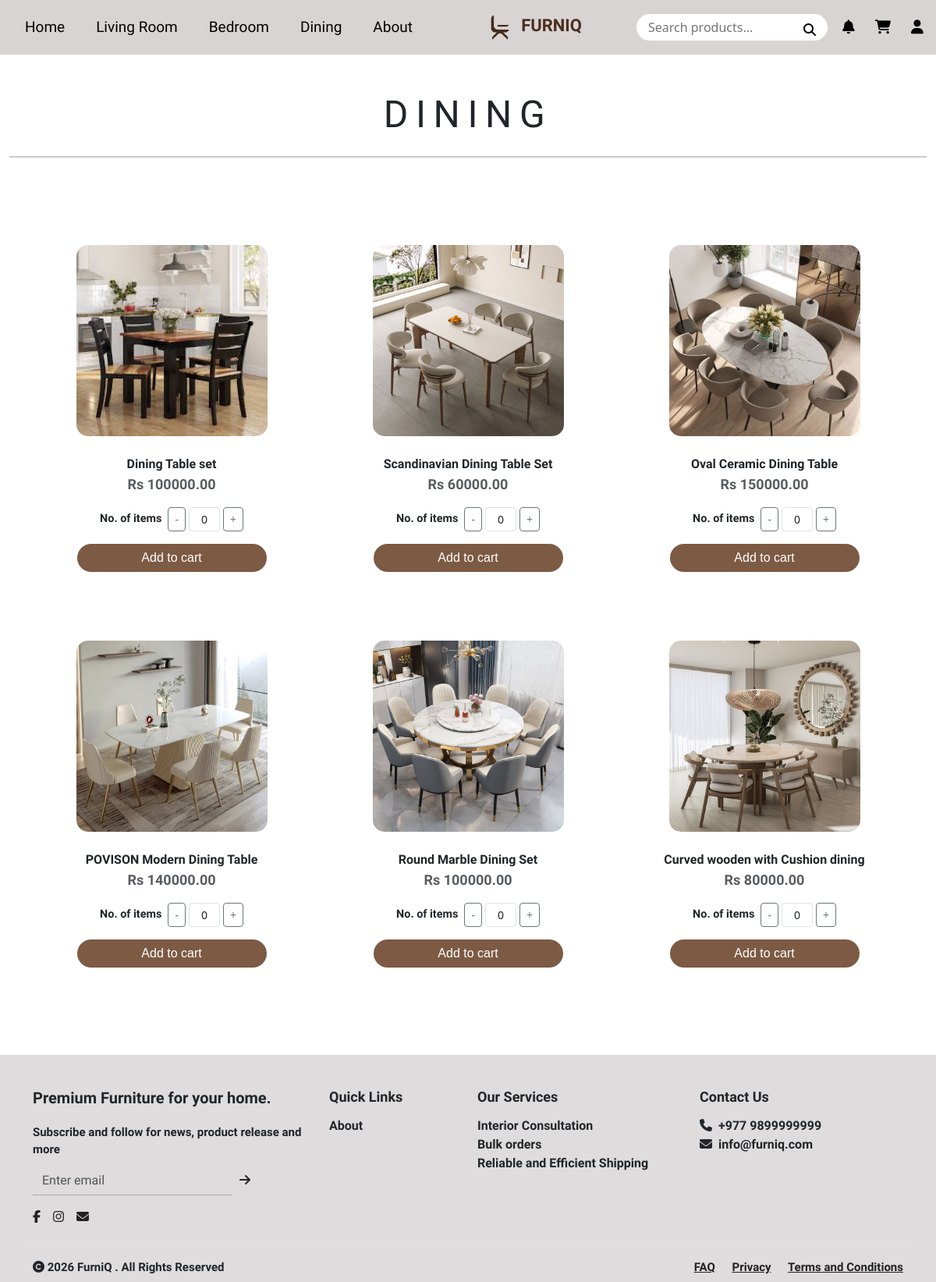
Screenshot of /dining/ with the database file from the repository.
### inventory/models.py (models this page shows, shortened)
class WebsiteContent(models.Model):
    header_title = models.CharField(max_length=100, default='FurniQ')
    footer_text = models.TextField(default='Premium Furniture for your home.')
    footer_address = models.CharField(max_length=255, default='Kathmandu, Nepal')
    contact_email = models.EmailField(default='info@furniq.com')
    contact_phone = models.CharField(max_length=20, default='+977 12345678')
    featured_title = models.CharField(max_length=200, default='Lush Collection 2026')
    featured_subtitle = models.CharField(max_length=200, default='Discover the Art of Living')
    featured_image = models.ImageField(upload_to='site_assets/', null=True, blank=True)
    about_title = models.CharField(max_length=100, default='Our Story')
    about_content = models.TextField(default='We craft furniture with love and precision.')
    about_image = models.ImageField(upload_to='site_assets/', null=True, blank=True)
    created_at = models.DateTimeField(auto_now=True)

class Product(models.Model):
    CATEGORY_CHOICES = [
        ('Bedroom', 'Bedroom'),
        ('Living Room', 'Living Room'),
        ('Dining', 'Dining'),
    ]
    name = models.CharField(max_length=100)
    price = models.DecimalField(max_digits=10, decimal_places=2)
    old_price = models.DecimalField(max_digits=10, decimal_places=2, blank=True, null=True)
    stock = models.IntegerField(default=0)
    category = models.CharField(max_length=50, choices=CATEGORY_CHOICES, default='Living Room')
    assigned_staff = models.ForeignKey(
        User,
        on_delete=models.SET_NULL,
        null=True,
        blank=True,
        limit_choices_to={'is_staff': True}
    )
    image = models.ImageField(upload_to='product_images/', null=True, blank=True)
    is_featured = models.BooleanField(default=False)
    is_popular = models.BooleanField(default=False, verbose_name='Popular (Best Seller)')
    is_special_offer = models.BooleanField(default=False, verbose_name='Special Offer')
    available_for_order = models.BooleanField(default=True)
    is_active = models.BooleanField(default=True, verbose_name='Active (Show on website)')
    description = models.TextField(blank=True, null=True)

### inventory/views.py (the view)
# urls.py: path('dining/', views.dining, name='dining'),
def dining(request):
    products = Product.objects.filter(category='Dining')
    return render(request, 'inventory/dining.html',{'products':products})

### custom_admin/context_processors.py (called while the page is built, shortened)
def admin_context(request):
    context = {}
    return context

### inventory/context_processors.py (called while the page is built)
def global_context(request):
    context = {}
    context['site_content'] = WebsiteContent.objects.first()
    if request.user.is_authenticated:
        context['saved_count'] = SavedItem.objects.filter(user=request.user).count()
        unread_notifs = Notification.objects.filter(user=request.user, is_read=False).order_by('-created_at')
        context['notif_count'] = unread_notifs.count()
        context['notifications'] = unread_notifs[:5]
    else:
        context['saved_count'] = 0
        context['notif_count'] = 0
        context['notifications'] = []
    return context

### inventory/templates/inventory/dining.html (shortened to what this page needs)
{% extends 'inventory/base.html' %}
{% load static %}
{% block content %}
<section class="container-fluid py-5 bg-white text-center">
    <h1 class="display-5 fw-normal" style="letter-spacing:0.2em; font-family:'Italiana',serif;">DINING</h1>
    <hr class="mt-4" style="border-top:2px solid #333;">
</section>
<div class="container py-5">
    <div class="row row-cols-1 row-cols-md-3 g-4">
        {% for product in products %}
        {% if product.image %}
        <div class="col mb-5">
            <div class="card border-0 text-center h-100">
                <div style="width: 245px; height: 245px; margin: 0 auto; overflow: hidden; border-radius: 15px;">
                    <img src="{{ product.image.url }}" class="card-img-top">
                </div>
                <div class="card-body d-flex flex-column align-items-center">
                    <p class="card-title mt-2" style="font-family:'Italiana',serif; font-weight: bold;">{{ product.name }}</p>
                    <p class="text-muted" style="font-family:'Italiana',serif; font-size:18px; font-weight:bold; margin-top:-8px;">Rs {{ product.price }}</p>
                    {% if product.stock > 0 %}
                    <div class="d-flex justify-content-center align-items-center mb-3">
                        <span class="me-2" style="font-size: 0.9rem; font-family:'Italiana',serif; font-weight: bold;">No. of items</span>
                        <button class="btn btn-sm btn-outline-secondary" onclick="changeQty(this, -1)">-</button>
                        <input type="text" class="form-control form-control-sm mx-1 text-center qty-input" value="0" style="width:40px;" data-stock="{{ product.stock }}" max="{{ product.stock}}" readonly>
                        <button class="btn btn-sm btn-outline-secondary" onclick="changeQty(this, 1)">+</button>
                    </div>
                    <button class="btn btn-brown add-to-cart w-75" style="font-family:'Josefin Sans', sans-serif;" onclick="addToCart('{{ product.name|escapejs }}', this)">
                        Add to cart
                    </button>
                    {% else %}
                    <div class="text-danger fw-bold mb-3" style="font-family:'Italiana',serif;">Out of Stock</div>
                    <button class="btn btn-secondary w-75" disabled style="background-color: #6c757d;">Sold Out</button>
                    {% endif %}
                </div>
            </div>
        </div>
        {% endif %}
        {% endfor %}
    </div>
</div>
{% endblock %}

### inventory/templates/inventory/base.html (shortened to what this page needs)
{% load static %}
<!DOCTYPE html>
<html lang="en">
<head>
    <link href="https://cdn.jsdelivr.net/npm/bootstrap@5.3.0/dist/css/bootstrap.min.css" rel="stylesheet">
    <link rel="stylesheet" href="https://cdnjs.cloudflare.com/ajax/libs/font-awesome/6.5.0/css/all.min.css">
    <link rel="stylesheet" href="{% static 'css/styles.css' %}">
</head>
<body>
    <nav class="navbar navbar-expand-lg navbar-custom">
        <div class="container-fluid">
            <ul class="navbar-nav flex-row">
                <li class="nav-item"><a class="nav-link" href="{% url 'home' %}">Home</a></li>
                <li class="nav-item"><a class="nav-link" href="{% url 'livingroom' %}">Living Room</a></li>
                <li class="nav-item"><a class="nav-link" href="{% url 'bedroom' %}">Bedroom</a></li>
                <li class="nav-item"><a class="nav-link" href="{% url 'dining' %}">Dining</a></li>
                <li class="nav-item"><a class="nav-link" href="{% url 'about' %}">About</a></li>
            </ul>
            <a class="navbar-brand mx-auto text-center" href="{% url 'home' %}" align-items="center">
                <img src="{% static 'images/FurniQ.png' %}" alt="Logo" height="40"
                    class="d-inline-block align-text-center">
                <span class="logo-text">{{ site_content.header_title|default:"FURNIQ"|upper }}</span>
            </a>
            <div class="d-flex align-items-center">
                <form action="{% url 'search_results' %}" method="GET" class="position-relative">
                    <div class="position-relative">
                        <input type="text" name="q" class="search-bar" placeholder="Search products...">
                        <button type="submit"
                            style="background:none; border:none; position:absolute; right:15px; top:8px; padding:0;">
                            <i class="fa fa-search"></i>
                        </button>
                    </div>
                </form>
                <div class="nav-icons-container">
                    <div class="dropdown">
                        <button class="dropdown-trigger position-relative" data-bs-toggle="dropdown"
                            aria-expanded="false">
                            <i class="fa fa-bell"></i>
                        </button>
                    </div>
                    <a href="{% url 'cart' %}" class="icon-btn position-relative">
                        <i class="fa fa-shopping-cart"></i>
                    </a>
                    {% if user.is_authenticated %}
                    <div class="dropdown">
                        <button class="dropdown-trigger" data-bs-toggle="dropdown" aria-expanded="false">
                            <i class="fa fa-user"></i>
                        </button>
                        <ul class="dropdown-menu dropdown-menu-end notification-dropdown">
                            <div class="notification-header text-center">
                                <div style="font-size: 11px; font-weight: normal; opacity: 0.8;">LOGGED IN AS</div>
                                {{ user.username }}
                            </div>
                            <li><a class="dropdown-item notification-item" href="{% url 'profile' %}?tab=profile"><i class="fas fa-user-circle me-2"></i> My Profile</a></li>
                            <li><a class="dropdown-item notification-item" href="{% url 'order_history' %}"><i class="fas fa-box me-2"></i> My Orders</a></li>
                            {% if user.is_superuser %}
                            <li><hr class="dropdown-divider my-0"></li>
                            <li><a class="dropdown-item notification-item" href="{% url 'admin-custom:dashboard' %}" style="color: #d4a017; font-weight: bold;"><i class="fas fa-user-shield me-2"></i> Admin Command</a></li>
                            {% elif user.is_staff %}
                            <li><hr class="dropdown-divider my-0"></li>
                            <li><a class="dropdown-item notification-item" href="{% url 'profile' %}" style="color: #4b2e1e; font-weight: bold;"><i class="fas fa-tachometer-alt me-2"></i> Staff Dashboard</a></li>
                            {% endif %}
                            <li><hr class="dropdown-divider my-0"></li>
                            <li><a class="dropdown-item notification-item text-danger" href="{% url 'logout' %}"><i class="fas fa-sign-out-alt me-2"></i> Logout</a></li>
                        </ul>
                    </div>
                    {% else %}
                    <a href="{% url 'user' %}" class="icon-btn"><i class="fa fa-user"></i></a>
                    {% endif %}
                </div>
            </div>
        </div>
    </nav>
    <div style="min-height: 50vh;">
        {% block content %}
        {% endblock %}
    </div>
    <footer style="background:#dedcdc; padding:40px 0 0 0; font-family:'Italiana',serif;">
        <div class="container">
            <div class="row">
                <div class="col-md-4 mb-4">
                    <div style="font-size:20px; margin-bottom:18px; font-weight:bold;">{{ site_content.footer_text|default:"Where comfort meets class." }}</div>
                    <div style="font-size:15px; margin-bottom:10px; font-weight:bold;">Subscribe and follow for news,
                        product release and more</div>
                    <form action="{% url 'subscribe' %}" method="POST" class="d-flex mb-3" style="max-width:280px;">
                        <input type="email" name="email" class="form-control rounded-0" placeholder="Enter email" required
                            style="border:none; border-bottom:1px solid #aaa; border-radius:0; background:transparent;">
                        <button type="submit" class="btn btn-link p-0 ms-2" style="color:#222; text-decoration:none;"><i
                                class="fa fa-arrow-right"></i></button>
                    </form>
                    <div>
                        <a href="#" style="color:#222; margin-right:12px;"><i class="fab fa-facebook-f"></i></a>
                        <a href="#" style="color:#222; margin-right:12px;"><i class="fab fa-instagram"></i></a>
                        <a href="#" style="color:#222;"><i class="fa fa-envelope"></i></a>
                    </div>
                </div>
                <div class="col-md-2 mb-4">
                    <div style="font-size:18px; margin-bottom:12px; font-weight:bold;">Quick Links</div>
                    <div style="font-size:16px; font-weight:bold;"><a href="{% url 'about' %}" style="text-decoration:none; color:inherit;">About</a></div>
                </div>
                <div class="col-md-3 mb-4">
                    <div style="font-size:18px; margin-bottom:12px; font-weight:bold;">Our Services</div>
                    <div style="font-size:16px; font-weight:bold;">Interior Consultation</div>
                    <div style="font-size:16px; font-weight:bold;">Bulk orders</div>
                    <div style="font-size:16px; font-weight:bold;">Reliable and Efficient Shipping</div>
                </div>
                <div class="col-md-3 mb-4">
                    <div style="font-size:18px; margin-bottom:12px; font-weight:bold;">Contact Us</div>
                    <div style="font-size:16px; font-weight:bold;"><i class="fa fa-phone me-2"></i>{{ site_content.contact_phone|default:"+977 979-9999999" }}
                    </div>
                    <div style="font-size:16px; font-weight:bold;"><i class="fa fa-envelope me-2"></i>{{ site_content.contact_email|default:"furniq@gmail.com" }}</div>
                </div>
            </div>
            <div class="row border-top pt-3 pb-2" style="font-size:15px; font-weight:bold;">
                <div class="col-md-6 text-start">
                    <span><i class="fa fa-copyright"></i> 2026 {{ site_content.header_title|default:"FurniQ" }} . All Rights Reserved</span>
                </div>
                <div class="col-md-6 text-end">
                    <a href="#" style="color:#222; margin-right:18px; font-weight:bold;">FAQ</a>
                    <a href="#" style="color:#222; margin-right:18px; font-weight:bold;">Privacy</a>
                    <a href="#" style="color:#222; font-weight:bold;">Terms and Conditions</a>
                </div>
            </div>
        </div>
    </footer>
</body>
</html>

### inventory/static/css/styles.css (style rules this page uses)
.navbar-custom { background-color: #d9d4d4; padding: 10px 0; }
.navbar-nav .nav-link { font-family: 'Italiana', serif; font-size: 19px; margin: 0 12px; color: black; }
.logo-text { font-weight: bold; font-family: 'Italiana', serif; font-size: 20px; color: #4b2e1e; }
.nav-icons-container { display: flex; align-items: center; gap: 20px; margin-left: 15px; }
.icon-btn, .dropdown-trigger { margin: 0; padding: 0; display: flex; align-items: center; justify-content: center; width: 24px; height: 24px; background: none; border: none; color: black; cursor: pointer; transition: transform 0.15s ease-in-out, color 0.3s ease-in-out; text-decoration: none; font-size: 18px; }
.btn-brown { background-color: #7c5a43; color: #fff; border-radius: 20px; border: none; }
footer { background: #dedcdc; padding: 40px 0 0 0; font-family: 'Italiana', serif; }

### inventory/templates/inventory/base.html (style rules this page uses)
.navbar-custom { background-color: #d9d4d4; padding: 10px 0; }
.navbar-nav .nav-link { font-family: 'Italiana', serif; font-size: 19px; margin: 0 12px; color: black; }
.logo-text { font-weight: bold; font-family: 'Italiana', serif; font-size: 22px; color: #4b2e1e; }
.search-bar { border-radius: 50px; padding: 5px 15px; border: none; outline: none; width: 245px; }
.nav-icons-container { display: flex; align-items: center; gap: 20px; margin-left: 15px; }
.nav-icons-container .icon-btn, .nav-icons-container .dropdown-trigger { margin: 0 !important; padding: 0; display: flex; align-items: center; justify-content: center; width: 24px; height: 24px; background: none; border: none; color: black; transition: transform 0.15s ease-in-out, color 0.3s ease-in-out; cursor: pointer; }

### inventory/templates/inventory/dining.html (style rules this page uses)
.btn-brown { background-color: #7c5a43; color: #fff; border-radius: 20px; }
.card-img-top { width: 100%; height: 100%; object-fit: cover; }

### rows the page displays
WebsiteContent: header_title "FURNIQ", footer_text "Premium Furniture for your home.", contact_phone "+977 9899999999", contact_email "info@furniq.com", header_title "FurniQ"
Product: image (picture), name "Dining Table set", price "100000.00"
Product: image (picture), name "Scandinavian Dining Table Set", price "60000.00"
Product: image (picture), name "Oval Ceramic Dining Table", price "150000.00"
Product: image (picture), name "POVISON Modern Dining Table", price "140000.00"
Product: image (picture), name "Round Marble Dining Set", price "100000.00"
Product: image (picture), name "Curved wooden with Cushion dining", price "80000.00"
